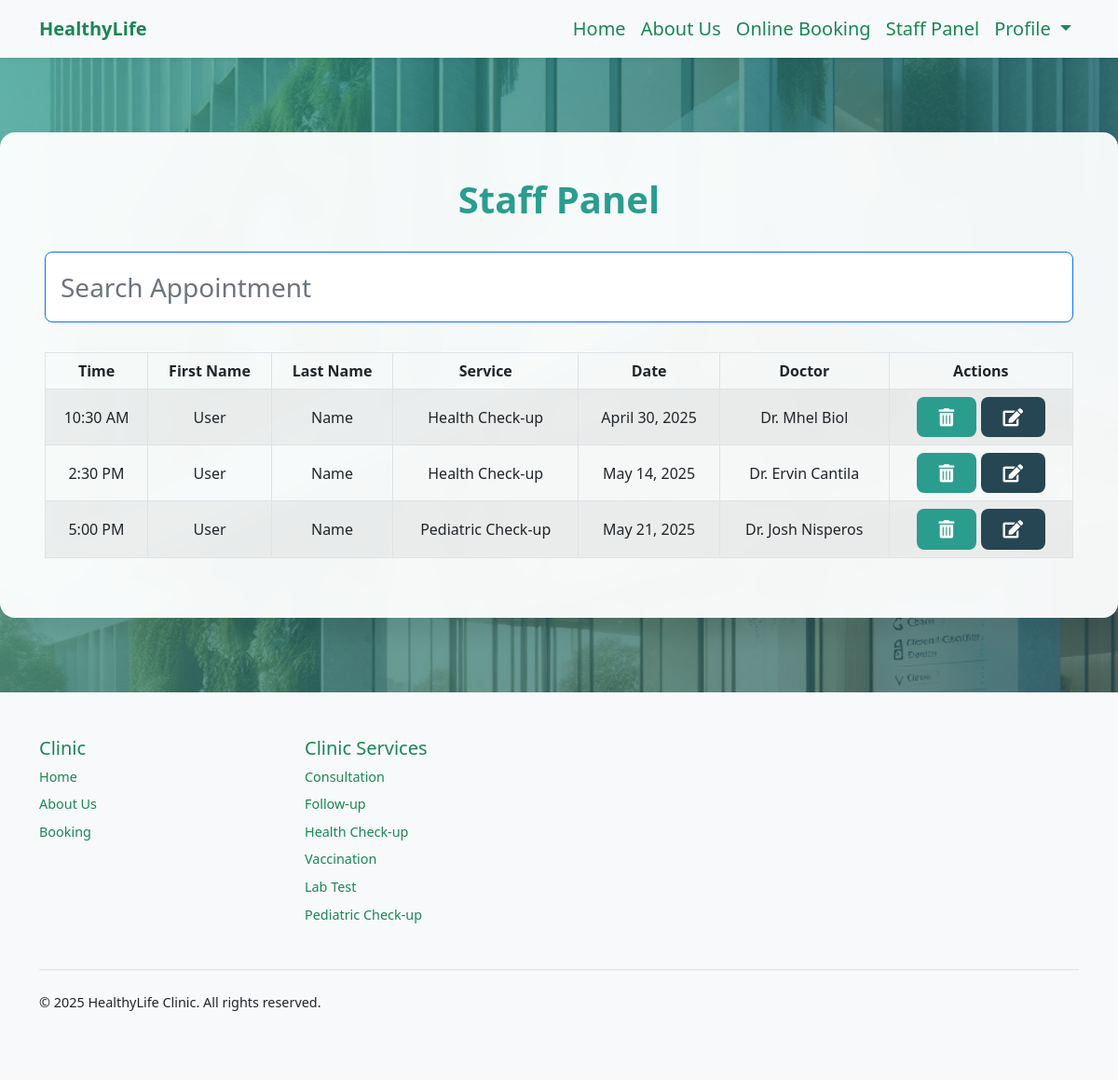
/staff-panel (signed in), run on an earlier commit of the app's database.
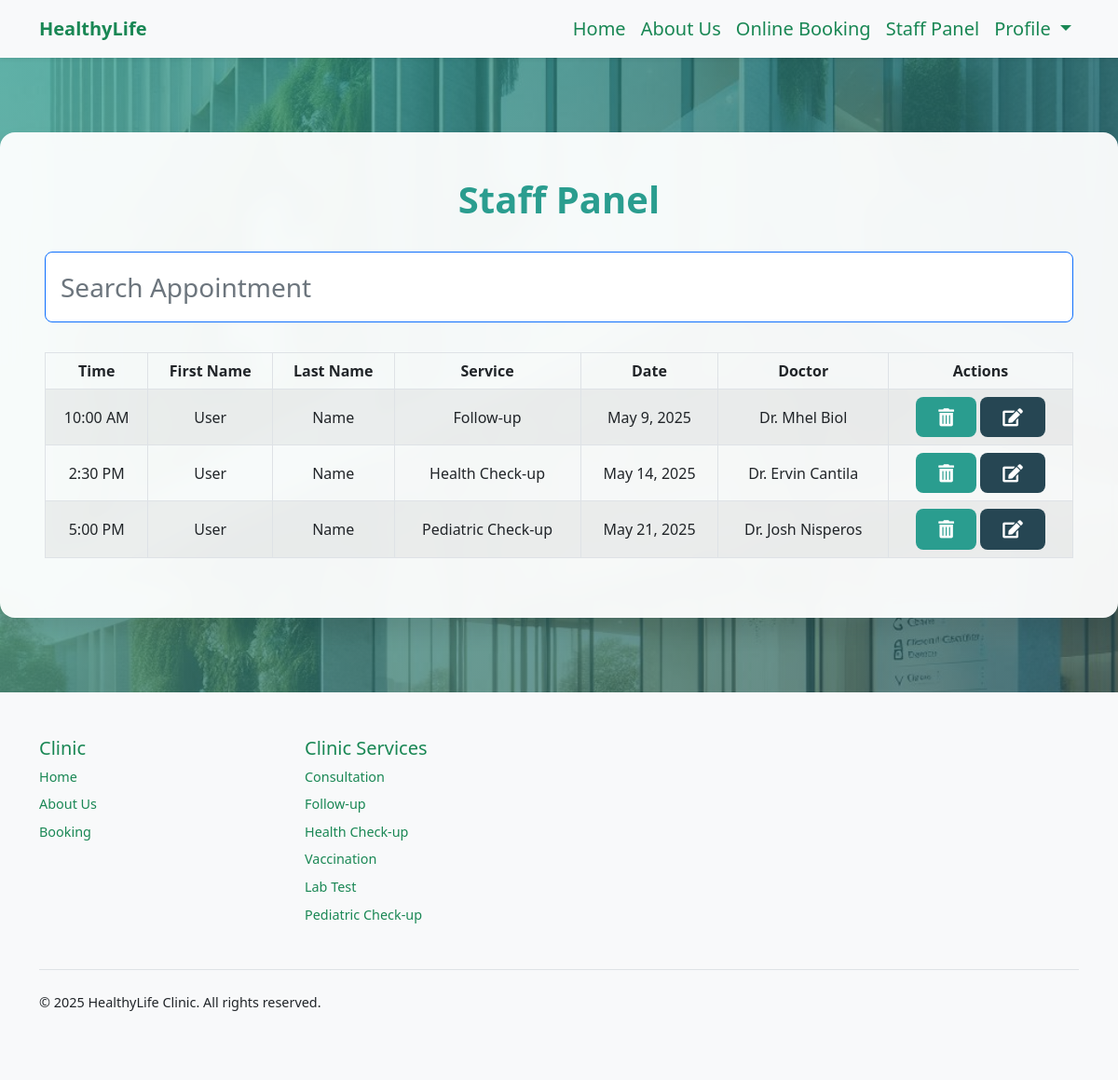
And on a later commit of the database.
### booking/models.py (models this page shows, shortened)
class Appointment(models.Model):
    user = models.ForeignKey(User, on_delete=models.CASCADE, null=True, blank=True)
    service = models.CharField(max_length=50, choices=SERVICE_CHOICES, default="Doctor care")
    doctor = models.CharField(max_length=255, default="Unknown")
    day = models.DateField(default=datetime.now)
    time = models.CharField(max_length=10, choices=TIME_CHOICES, default="3 PM")
    time_ordered = models.DateTimeField(default=datetime.now, blank=True)

### booking/views.py (the view)
# urls.py: path('staff-panel', views.staffPanel, name='staffPanel'),
def staffPanel(request):
    today = datetime.today()
    minDate = today.strftime('%Y-%m-%d')
    deltatime = today + timedelta(days=31)
    strdeltatime = deltatime.strftime('%Y-%m-%d')
    maxDate = strdeltatime
    items = Appointment.objects.filter(day__range=[minDate, maxDate]).order_by('day', 'time')
    return render(request, 'staffPanel.html', {
        'items': items,
    })

### booking/templates/staffPanel.html (shortened to what this page needs)
{% extends 'layout.html' %}
{% load static %}
{% block head %}
  <link href="https://cdnjs.cloudflare.com/ajax/libs/font-awesome/5.15.3/css/all.min.css" rel="stylesheet">
{% endblock %}
{% block body %}
{% if user.is_authenticated and user.is_staff %}
<div class="staff-panel">
    <h1>Staff Panel</h1>
    <input class="form-control form-control-lg fs-3 border border-primary" id="myInput" type="text" placeholder="Search Appointment">
    <div class="table-responsive">
        <table class="table table-bordered table-striped table-hover mx-auto">
            <thead>
                <tr>
                    <th class="text-center" scope="col">Time</th>
                    <th class="text-center" scope="col">First Name</th>
                    <th class="text-center" scope="col">Last Name</th>
                    <th class="text-center" scope="col">Service</th>
                    <th class="text-center" scope="col">Date</th>
                    <th class="text-center" scope="col">Doctor</th>
                    <th class="text-center" scope="col">Actions</th>
                </tr>
            </thead>
            <tbody id="myTable">
                {% for item in items %}
                    <tr>
                        <td class="text-center">{{item.time}}</td>
                        <td class="text-center">{{item.user.first_name}}</td>
                        <td class="text-center">{{item.user.last_name}}</td>
                        <td class="text-center">{{item.service}}</td>
                        <td class="text-center">{{item.day}}</td>
                        <td class="text-center">{{item.doctor}}</td>
                        <td class="text-center">
                            <form action="{% url 'delete_appointment' item.id %}" method="POST" style="display:inline;">
                                <button type="submit" class="btn btn-danger">
                                    <i class="fas fa-trash-alt"></i>
                                </button>
                            </form>
                            <a href="{% url 'edit_appointment' item.id %}" class="btn btn-primary">
                                <i class="fas fa-edit"></i>
                            </a>
                        </td>
                    </tr>
                {% endfor %}
            </tbody>
        </table>
    </div>
</div>
{% else %}
<div class="staff-panel">
    <h1 class="text-danger">You are not an admin!</h1>
    <a href="{% url 'login' %}" class="btn btn-primary mt-5">Sign in</a>
</div>
{% endif %}
{% endblock %}

What changed in the data, as far as the page shows it:
changed Appointment "Dr. Mhel Biol": time "10:30 AM" → "10:00 AM"; service "Health Check-up" → "Follow-up"; day "April 30, 2025" → "May 9, 2025"
